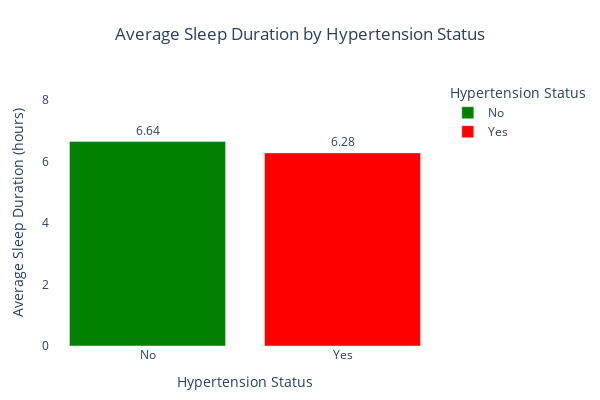

Write notebook code for a chart like this one.
### Markdown cell above
# SLEEP DURATION

### Code cell
import plotly.express as px

# Calculate average sleep duration by hypertension status
sleep_avg = data.groupby("Has_Hypertension")["Sleep_Duration"].mean().reset_index()

# Create bar chart
fig = px.bar(
    sleep_avg,
    x="Has_Hypertension",
    y="Sleep_Duration",
    color="Has_Hypertension",
    color_discrete_map={"Yes": "red", "No": "green"},
    text="Sleep_Duration",
    labels={
        "Has_Hypertension": "Hypertension Status",
        "Sleep_Duration": "Average Sleep Duration (hours)"
    },
    title="Average Sleep Duration by Hypertension Status"
)

# Show values on bars
fig.update_traces(
    texttemplate='%{text:.2f}',
    textposition='outside'
)

# Layout optimized for Word documents
fig.update_layout(
    width=600,
    height=400,
    paper_bgcolor='white',
    plot_bgcolor='white',
    yaxis=dict(
        title="Average Sleep Duration (hours)",
        range=[0, sleep_avg["Sleep_Duration"].max() + 2]  # headroom for labels
    ),
    xaxis=dict(title="Hypertension Status"),
    title=dict(x=0.5),
    uniformtext_minsize=8,
    uniformtext_mode='hide',
    margin=dict(l=50, r=50, t=80, b=50)
)

fig.show()

### Figure 1 — Plotly figure (JSON) as saved in the notebook; plotly's stock layout.template omitted (floating-point values rounded to 4 significant figures)
{"data": [{"hovertemplate": "Hypertension Status=%{x}<br>Average Sleep Duration (hours)=%{text}<extra></extra>", "legendgroup": "No", "marker": {"color": "green", "pattern": {"shape": ""}}, "name": "No", "orientation": "v", "showlegend": true, "text": [6.644], "textposition": "outside", "texttemplate": "%{text:.2f}", "type": "bar", "x": ["No"], "xaxis": "x", "y": [6.644], "yaxis": "y"}, {"hovertemplate": "Hypertension Status=%{x}<br>Average Sleep Duration (hours)=%{text}<extra></extra>", "legendgroup": "Yes", "marker": {"color": "red", "pattern": {"shape": ""}}, "name": "Yes", "orientation": "v", "showlegend": true, "text": [6.275], "textposition": "outside", "texttemplate": "%{text:.2f}", "type": "bar", "x": ["Yes"], "xaxis": "x", "y": [6.275], "yaxis": "y"}], "layout": {"barmode": "relative", "height": 400, "legend": {"title": {"text": "Hypertension Status"}, "tracegroupgap": 0}, "margin": {"b": 50, "l": 50, "r": 50, "t": 80}, "paper_bgcolor": "white", "plot_bgcolor": "white", "title": {"text": "Average Sleep Duration by Hypertension Status", "x": 0.5}, "uniformtext": {"minsize": 8, "mode": "hide"}, "width": 600, "xaxis": {"anchor": "y", "categoryarray": ["No", "Yes"], "categoryorder": "array", "domain": [0, 1], "title": {"text": "Hypertension Status"}}, "yaxis": {"anchor": "x", "domain": [0, 1], "range": [0, 8.644], "title": {"text": "Average Sleep Duration (hours)"}}}}
